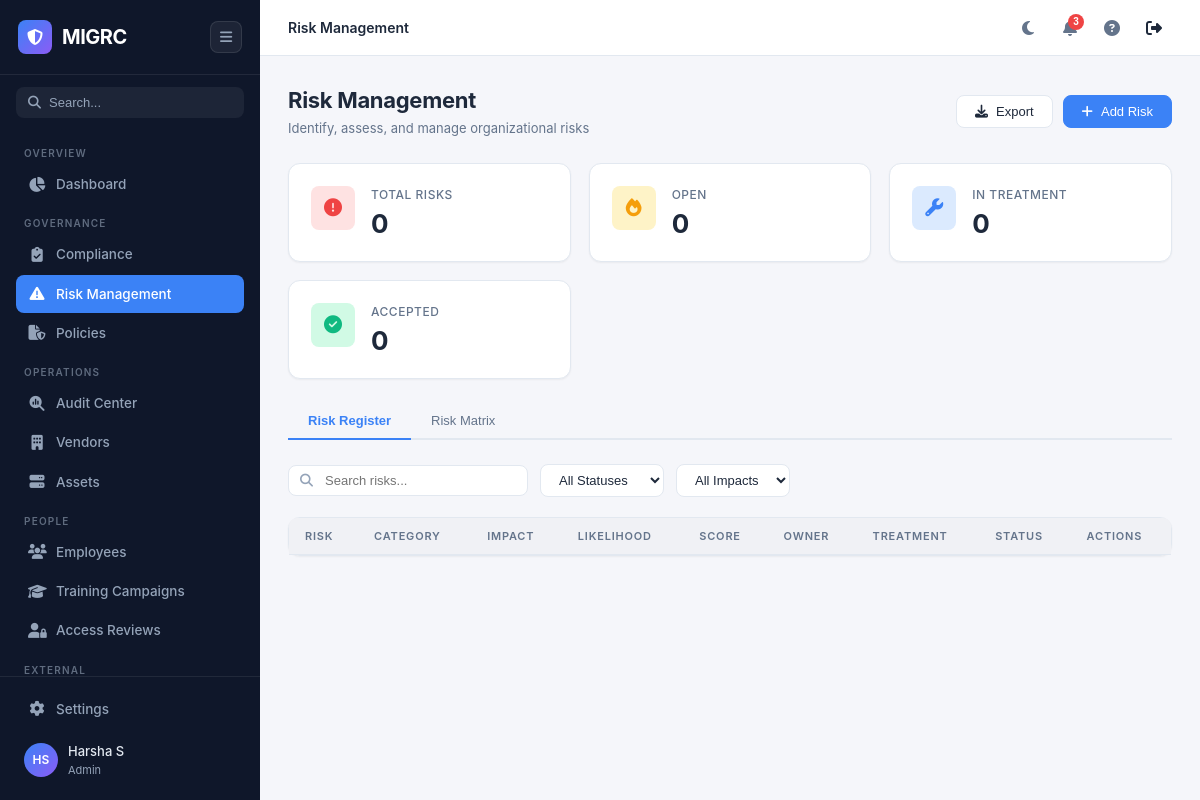
The app's page /risks (signed in) with its own data.
### app/models.py (models this page shows, shortened)
class User(UserMixin, db.Model):
    __tablename__ = 'users'
    id = db.Column(db.Integer, primary_key=True)
    email = db.Column(db.String(120), unique=True, nullable=False, index=True)
    password_hash = db.Column(db.String(256), nullable=False)
    name = db.Column(db.String(100), nullable=False)
    role = db.Column(db.String(30), nullable=False, default='Viewer')
    is_active_user = db.Column(db.Boolean, default=True)
    created_at = db.Column(db.DateTime, default=datetime.utcnow)
    last_login = db.Column(db.DateTime)
    @property
    def is_active(self):
        return self.is_active_user

### app/routes/risks.py (the view)
@risks_bp.route('/risks')
@login_required
def risks():
    all_risks = Risk.query.order_by(Risk.score.desc()).all()
    risk_dicts = [r.to_dict() for r in all_risks]
    return render_template('risks.html', page='risks', risks=risk_dicts)

### templates/risks.html (shortened to what this page needs)
{% extends "base.html" %}
{% block breadcrumb %}<span>Risk Management</span>{% endblock %}
{% block content %}
<div class="page-header">
    <div>
        <h1>Risk Management</h1>
        <p>Identify, assess, and manage organizational risks</p>
    </div>
    <div class="page-actions">
        <button class="btn btn-secondary"><i class="fas fa-download"></i> Export</button>
        <button class="btn btn-primary" onclick="showAddRiskModal()"><i class="fas fa-plus"></i> Add Risk</button>
    </div>
</div>
<div class="stats-grid">
    <div class="stat-card">
        <div class="stat-icon red"><i class="fas fa-exclamation-circle"></i></div>
        <div class="stat-info">
            <div class="stat-label">Total Risks</div>
            <div class="stat-value">{{ risks|length }}</div>
        </div>
    </div>
    <div class="stat-card">
        <div class="stat-icon orange"><i class="fas fa-fire"></i></div>
        <div class="stat-info">
            <div class="stat-label">Open</div>
            <div class="stat-value">{{ risks|selectattr('status', 'equalto', 'Open')|list|length }}</div>
        </div>
    </div>
    <div class="stat-card">
        <div class="stat-icon blue"><i class="fas fa-wrench"></i></div>
        <div class="stat-info">
            <div class="stat-label">In Treatment</div>
            <div class="stat-value">{{ risks|selectattr('status', 'equalto', 'In Treatment')|list|length }}</div>
        </div>
    </div>
    <div class="stat-card">
        <div class="stat-icon green"><i class="fas fa-check-circle"></i></div>
        <div class="stat-info">
            <div class="stat-label">Accepted</div>
            <div class="stat-value">{{ risks|selectattr('status', 'equalto', 'Accepted')|list|length }}</div>
        </div>
    </div>
</div>
<div class="tabs">
    <button class="tab active" onclick="switchRiskView(this, 'register')">Risk Register</button>
    <button class="tab" onclick="switchRiskView(this, 'matrix')">Risk Matrix</button>
</div>
<div id="registerView">
    <div class="toolbar">
        <div class="search-input-wrapper">
            <i class="fas fa-search"></i>
            <input type="text" class="filter-input" placeholder="Search risks..." id="riskSearch" oninput="filterRisks()">
        </div>
        <select class="filter-select" id="riskStatusFilter" onchange="filterRisks()">
            <option value="">All Statuses</option>
        </select>
        <select class="filter-select" id="riskImpactFilter" onchange="filterRisks()">
            <option value="">All Impacts</option>
        </select>
    </div>
    <div class="card">
        <div class="card-body no-padding">
            <div class="table-container">
                <table id="riskTable">
                    <thead>
                        <tr>
                            <th>Risk</th>
                            <th>Category</th>
                            <th>Impact</th>
                            <th>Likelihood</th>
                            <th>Score</th>
                            <th>Owner</th>
                            <th>Treatment</th>
                            <th>Status</th>
                            <th>Actions</th>
                        </tr>
                    </thead>
                </table>
            </div>
        </div>
    </div>
</div>
{% endblock %}

### templates/base.html (shortened to what this page needs)
<!DOCTYPE html>
<html lang="en" data-theme="light">
<head>
    <link rel="stylesheet" href="{{ url_for('static', filename='css/style.css') }}">
    <link rel="stylesheet" href="https://cdnjs.cloudflare.com/ajax/libs/font-awesome/6.5.1/css/all.min.css">
</head>
<body>
    <aside class="sidebar" id="sidebar">
        <div class="sidebar-header">
            <div class="logo">
                <div class="logo-icon"><i class="fas fa-shield-halved"></i></div>
                <span class="logo-text">MIGRC</span>
            </div>
            <button class="sidebar-toggle" id="sidebarToggle">
                <i class="fas fa-bars"></i>
            </button>
        </div>
        <div class="sidebar-search">
            <div class="search-box">
                <i class="fas fa-search"></i>
                <input type="text" placeholder="Search..." id="sidebarSearch">
            </div>
        </div>
        <nav class="sidebar-nav">
            <div class="nav-section">
                <span class="nav-section-title">Overview</span>
                <a href="/" class="nav-item {% if page == 'dashboard' %}active{% endif %}">
                    <i class="fas fa-chart-pie"></i>
                    <span>Dashboard</span>
                </a>
            </div>
            <div class="nav-section">
                <span class="nav-section-title">Governance</span>
                <a href="/compliance" class="nav-item {% if page == 'compliance' %}active{% endif %}">
                    <i class="fas fa-clipboard-check"></i>
                    <span>Compliance</span>
                </a>
                <a href="/risks" class="nav-item {% if page == 'risks' %}active{% endif %}">
                    <i class="fas fa-exclamation-triangle"></i>
                    <span>Risk Management</span>
                </a>
                <a href="/policies" class="nav-item {% if page == 'policies' %}active{% endif %}">
                    <i class="fas fa-file-shield"></i>
                    <span>Policies</span>
                </a>
            </div>
            <div class="nav-section">
                <span class="nav-section-title">Operations</span>
                <a href="/audits" class="nav-item {% if page == 'audits' %}active{% endif %}">
                    <i class="fas fa-magnifying-glass-chart"></i>
                    <span>Audit Center</span>
                </a>
                <a href="/vendors" class="nav-item {% if page == 'vendors' %}active{% endif %}">
                    <i class="fas fa-building"></i>
                    <span>Vendors</span>
                </a>
                <a href="/assets" class="nav-item {% if page == 'assets' %}active{% endif %}">
                    <i class="fas fa-server"></i>
                    <span>Assets</span>
                </a>
            </div>
            <div class="nav-section">
                <span class="nav-section-title">People</span>
                <a href="/people/employees" class="nav-item {% if page == 'employees' %}active{% endif %}">
                    <i class="fas fa-users"></i>
                    <span>Employees</span>
                </a>
                <a href="/people/training-campaigns" class="nav-item {% if page == 'training_campaigns' %}active{% endif %}">
                    <i class="fas fa-graduation-cap"></i>
                    <span>Training Campaigns</span>
                </a>
                <a href="/people/access-reviews" class="nav-item {% if page == 'access_reviews' %}active{% endif %}">
                    <i class="fas fa-user-lock"></i>
                    <span>Access Reviews</span>
                </a>
            </div>
            <div class="nav-section">
                <span class="nav-section-title">External</span>
            </div>
        </nav>
        <div class="sidebar-footer">
            <a href="/settings" class="nav-item {% if page == 'settings' %}active{% endif %}">
                <i class="fas fa-gear"></i>
                <span>Settings</span>
            </a>
            <div class="user-profile">
                <div class="avatar">{{ current_user.name.split()[0][0] }}{{ current_user.name.split()[-1][0] if ' ' in current_user.name else '' }}</div>
                <div class="user-info">
                    <span class="user-name">{{ current_user.name }}</span>
                    <span class="user-role">{{ current_user.role }}</span>
                </div>
            </div>
        </div>
    </aside>
    <main class="main-content" id="mainContent">
        <header class="topbar">
            <div class="topbar-left">
                <div class="breadcrumb">
                    {% block breadcrumb %}{% endblock %}
                </div>
            </div>
            <div class="topbar-right">
                <button class="topbar-btn" id="themeToggle" title="Toggle theme">
                    <i class="fas fa-moon"></i>
                </button>
                <button class="topbar-btn" title="Notifications">
                    <span class="notification-badge">3</span>
                </button>
                <button class="topbar-btn" title="Help">
                    <i class="fas fa-question-circle"></i>
                </button>
                <a href="/logout" class="topbar-btn" title="Logout" style="text-decoration:none;color:inherit;">
                    <i class="fas fa-right-from-bracket"></i>
                </a>
            </div>
        </header>
        <div class="page-content">
            {% block content %}{% endblock %}
        </div>
    </main>
</body>
</html>

### records on screen
User: name "H", name "S", name "Harsha S", role "Admin"

### other values on screen
{{ risks|length }} "0"
{{ risks|selectattr('status', 'equalto', 'Open')|list|length }} "0"
{{ risks|selectattr('status', 'equalto', 'In Treatment')|list|length }} "0"
{{ risks|selectattr('status', 'equalto', 'Accepted')|list|length }} "0"
